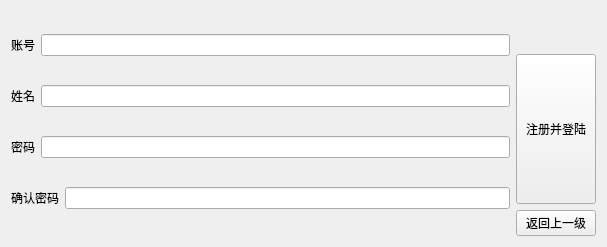
<?xml version="1.0" encoding="UTF-8"?>
<ui version="4.0">
 <class>usersignup</class>
 <widget class="QWidget" name="usersignup">
  <property name="geometry">
   <rect>
    <x>0</x>
    <y>0</y>
    <width>607</width>
    <height>247</height>
   </rect>
  </property>
  <property name="windowTitle">
   <string>管理员注册</string>
  </property>
  <layout class="QHBoxLayout" name="horizontalLayout_5">
   <item>
    <layout class="QVBoxLayout" name="verticalLayout">
     <item>
      <layout class="QHBoxLayout" name="horizontalLayout">
       <item>
        <widget class="QLabel" name="label">
         <property name="text">
          <string>账号</string>
         </property>
        </widget>
       </item>
       <item>
        <widget class="QLineEdit" name="lineEdit"/>
       </item>
      </layout>
     </item>
     <item>
      <layout class="QHBoxLayout" name="horizontalLayout_4">
       <item>
        <widget class="QLabel" name="label_2">
         <property name="text">
          <string>姓名</string>
         </property>
        </widget>
       </item>
       <item>
        <widget class="QLineEdit" name="lineEdit_2"/>
       </item>
      </layout>
     </item>
     <item>
      <layout class="QHBoxLayout" name="horizontalLayout_2">
       <item>
        <widget class="QLabel" name="label_4">
         <property name="text">
          <string>密码</string>
         </property>
        </widget>
       </item>
       <item>
        <widget class="QLineEdit" name="lineEdit_3">
         <property name="echoMode">
          <enum>QLineEdit::Password</enum>
         </property>
        </widget>
       </item>
      </layout>
     </item>
     <item>
      <layout class="QHBoxLayout" name="horizontalLayout_3">
       <item>
        <widget class="QLabel" name="label_5">
         <property name="text">
          <string>确认密码</string>
         </property>
        </widget>
       </item>
       <item>
        <widget class="QLineEdit" name="lineEdit_4">
         <property name="echoMode">
          <enum>QLineEdit::Password</enum>
         </property>
        </widget>
       </item>
      </layout>
     </item>
    </layout>
   </item>
   <item>
    <layout class="QVBoxLayout" name="verticalLayout_2">
     <item>
      <spacer name="verticalSpacer">
       <property name="orientation">
        <enum>Qt::Vertical</enum>
       </property>
       <property name="sizeHint" stdset="0">
        <size>
         <width>20</width>
         <height>40</height>
        </size>
       </property>
      </spacer>
     </item>
     <item>
      <widget class="QPushButton" name="pushButton">
       <property name="minimumSize">
        <size>
         <width>0</width>
         <height>150</height>
        </size>
       </property>
       <property name="text">
        <string>注册并登陆</string>
       </property>
      </widget>
     </item>
     <item>
      <widget class="QPushButton" name="pushButton_2">
       <property name="text">
        <string>返回上一级</string>
       </property>
      </widget>
     </item>
    </layout>
   </item>
  </layout>
 </widget>
 <resources/>
 <connections/>
</ui>
